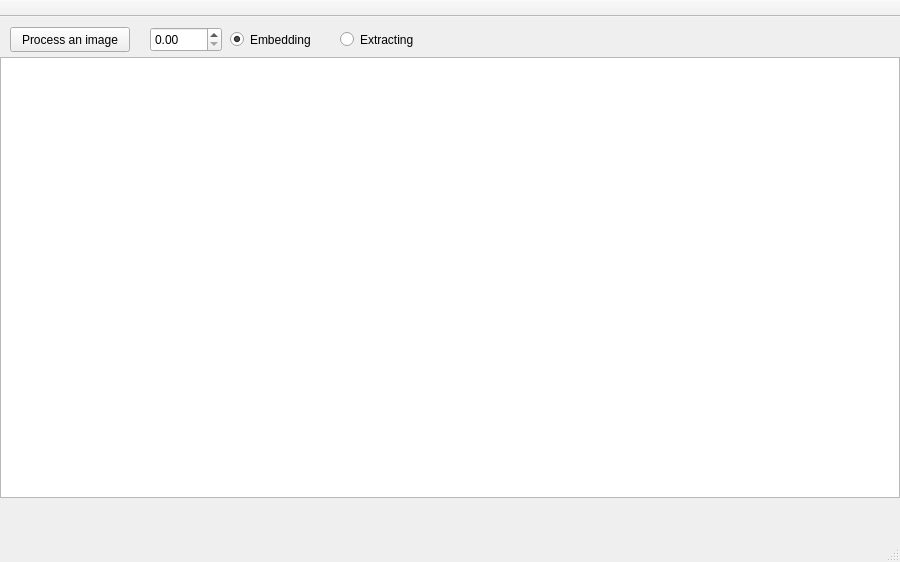
<?xml version="1.0" encoding="UTF-8"?>
<ui version="4.0">
 <class>MainWindow</class>
 <widget class="QMainWindow" name="MainWindow">
  <property name="geometry">
   <rect>
    <x>0</x>
    <y>0</y>
    <width>900</width>
    <height>562</height>
   </rect>
  </property>
  <property name="windowTitle">
   <string>MainWindow</string>
  </property>
  <widget class="QWidget" name="centralWidget">
   <widget class="QPushButton" name="pushButton">
    <property name="geometry">
     <rect>
      <x>10</x>
      <y>10</y>
      <width>120</width>
      <height>25</height>
     </rect>
    </property>
    <property name="text">
     <string>Process an image</string>
    </property>
   </widget>
   <widget class="QGraphicsView" name="graphicsView">
    <property name="geometry">
     <rect>
      <x>0</x>
      <y>40</y>
      <width>900</width>
      <height>441</height>
     </rect>
    </property>
   </widget>
   <widget class="QRadioButton" name="radioButton">
    <property name="geometry">
     <rect>
      <x>230</x>
      <y>10</y>
      <width>112</width>
      <height>25</height>
     </rect>
    </property>
    <property name="text">
     <string>Embedding</string>
    </property>
    <property name="checked">
     <bool>true</bool>
    </property>
   </widget>
   <widget class="QRadioButton" name="radioButton_2">
    <property name="geometry">
     <rect>
      <x>340</x>
      <y>10</y>
      <width>112</width>
      <height>25</height>
     </rect>
    </property>
    <property name="text">
     <string>Extracting</string>
    </property>
   </widget>
   <widget class="QDoubleSpinBox" name="spinBox">
    <property name="geometry">
     <rect>
      <x>150</x>
      <y>10</y>
      <width>72</width>
      <height>25</height>
     </rect>
    </property>
   </widget>
  </widget>
  <widget class="QMenuBar" name="menuBar">
   <property name="geometry">
    <rect>
     <x>0</x>
     <y>0</y>
     <width>900</width>
     <height>22</height>
    </rect>
   </property>
  </widget>
  <widget class="QToolBar" name="mainToolBar">
   <property name="movable">
    <bool>false</bool>
   </property>
   <attribute name="toolBarArea">
    <enum>TopToolBarArea</enum>
   </attribute>
   <attribute name="toolBarBreak">
    <bool>false</bool>
   </attribute>
  </widget>
  <widget class="QStatusBar" name="statusBar"/>
 </widget>
 <layoutdefault spacing="6" margin="11"/>
 <resources/>
 <connections/>
</ui>
